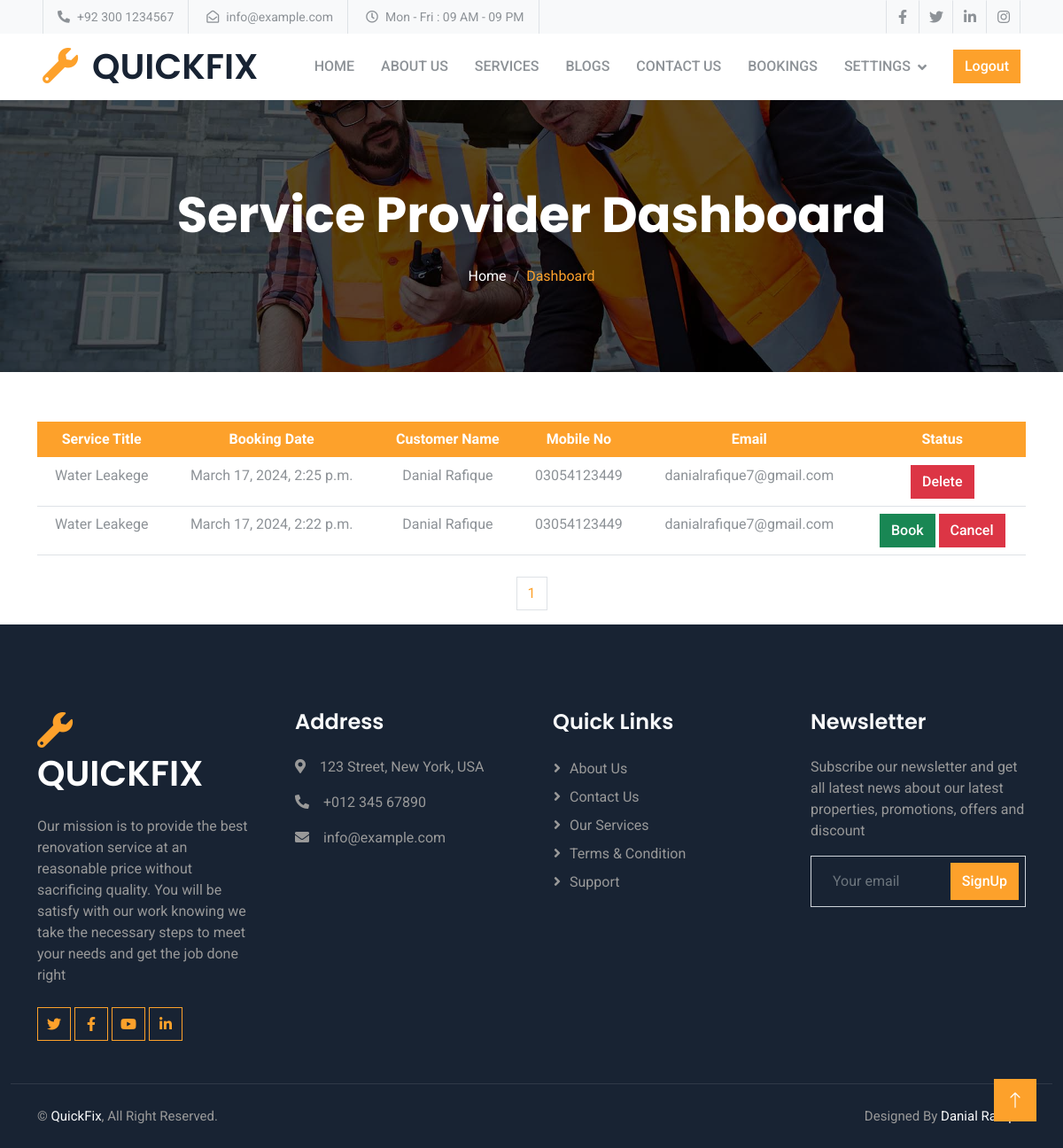
Page /vendor-dashboard/ (signed in) on the earlier database version.
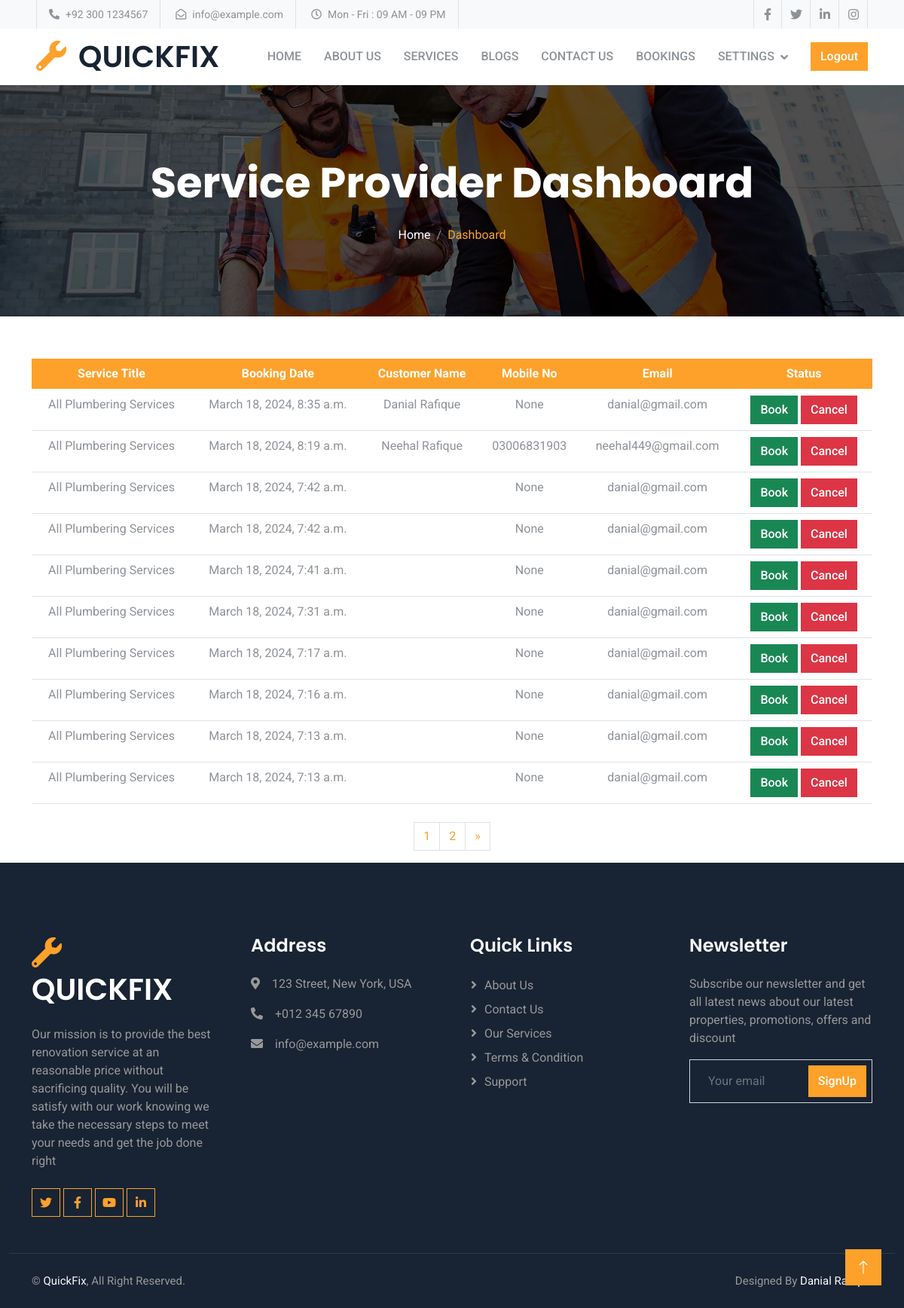
Same page on the later database version.
### vendor/models.py (models this page shows, shortened)
class Booking(models.Model):
    STATUS_CHOICES = [
        ('Pending', 'Pending'),
        ('Booked', 'Booked'),
        ('Cancelled', 'Cancelled'),
    ]
    service = models.ForeignKey(Service, on_delete=models.CASCADE)
    user = models.ForeignKey(User, on_delete=models.CASCADE)
    booking_date = models.DateTimeField(default=timezone.now)
    mobile_no = models.CharField(max_length=11, null=True, blank=True)
    email = models.EmailField(null=True)
    first_name = models.CharField(max_length=30, null=True, blank=True)
    last_name = models.CharField(max_length=30, null=True, blank=True)
    username = models.CharField(max_length=30, null=True, blank=True)
    status = models.CharField(max_length=20, choices=STATUS_CHOICES, default='Pending')

class Service(models.Model):
    user = models.ForeignKey(User,on_delete=models.CASCADE,blank=True ,null=True)
    service_title = models.CharField(max_length=50,null=True, blank=True)
    service_image = models.ImageField(upload_to='service_images/')
    categories=models.ForeignKey(Service_Category ,on_delete=models.CASCADE , blank=True ,null=True, related_name='services')
    description = HTMLField(null=True, blank=True)

### vendor/views.py (the view)
# urls.py: path("vendor-dashboard/", vendor_dashboard_view, name="vendor_dashboard"),
@login_required
def vendor_dashboard_view(request):
    vendor_services = Service.objects.filter(user=request.user)
    bookings = Booking.objects.filter(service__in=vendor_services).order_by('-id')
    paginator = Paginator(bookings , 10)
    page_number = request.GET.get('page')
    bookingfinal = paginator.get_page(page_number)
    totalpage = bookingfinal.paginator.num_pages
    context = {
        'bookings': bookingfinal,
        'totalpagelist' : [n+1 for n in range(totalpage)]
    }
    return render(request, 'vendor/vendor_dashboard.html', context)

### vendor/templates/vendor/vendor_dashboard.html (shortened to what this page needs)
{% extends "base.html" %}
{% load static %}
{% block content %}
    <div class="container-fluid page-header py-5 mb-5 wow fadeIn" data-wow-delay="0.1s">
      <div class="container text-center py-5">
          <h1 class="display-4 text-white animated slideInDown mb-4">Service Provider Dashboard</h1>
          <nav aria-label="breadcrumb animated slideInDown">
              <ol class="breadcrumb justify-content-center mb-0">
                  <li class="breadcrumb-item"><a class="text-white" href="{% url "customer:home" %}">Home</a></li>
                  <li class="breadcrumb-item text-primary active" aria-current="page">Dashboard</li>
              </ol>
          </nav>
      </div>
  </div>
<div class="container py-2 wow fadeIn" data-wow-delay="0.3s">
  <div class="table-responsive-md">
    <table class="table text-center">
      <thead class="bg-primary text-white">
        <tr>
          <th scope="col">Service Title</th>
          <th scope="col">Booking Date</th>
          <th scope="col">Customer Name</th>
          <th scope="col">Mobile No</th>
          <th scope="col">Email</th>
          <th scope="col">Status</th>
        </tr>
      </thead>
      <tbody>
        {% for booking in bookings %}
          <tr>
            <td>{{ booking.service.service_title }}</td>
            <td>{{ booking.booking_date }}</td>
            <td>{{ booking.first_name }} {{ booking.last_name }}</td>
            <td>{{ booking.mobile_no }}</td>
            <td>{{ booking.email }}</td>
            <td>
            {% if booking.status == "Booked" %}
            <a href="{% url 'vendor:approve_booking' booking.id 'Booked' %}" class="btn btn-success disabled">Book</a>
            <a href="{% url 'vendor:approve_booking' booking.id 'Cancelled' %}" class="btn btn-danger">Cancel</a>
            {% elif booking.status == "Cancelled" %}
            <a href="{% url 'vendor:delete_booking' booking.id%}" class="btn btn-danger">Delete</a>
            {% else %}
            <a href="{% url 'vendor:approve_booking' booking.id 'Booked' %}" class="btn btn-success">Book</a>
            <a href="{% url 'vendor:approve_booking' booking.id 'Cancelled' %}" class="btn btn-danger">Cancel</a>
            {% endif %}
            </td>
          </tr>
        {% empty %}
          <tr>
            <td colspan="5">No bookings found.</td>
          </tr>
        {% endfor %}
      </tbody>
    </table>
  </div>
</div>
    <div class="container-fluid wow fadeIn" data-wow-delay="0.2s">
      <nav aria-label="Page navigation example wow fadeIn" data-wow-delay="0.1s">
       <ul class="pagination justify-content-center">
           {% for n in totalpagelist %}
           <li class="page-item"><a class="page-link" href="/vendor-dashboard/?page={{n}}">{{n}}</a></li>
           {% endfor %}
         {% if bookings.has_next %}
         <li class="page-item">
           <a class="page-link" href="/vendor-dashboard/?page={{bookings.next_page_number}}" aria-label="Next">
             <span aria-hidden="true">&raquo;</span>
           </a>
         </li>
       {% endif %}
       </ul>
      </nav>
   </div>
{% endblock content %}

Differences in the rows shown:
removed Booking: service.service_title "Water Leakege", booking_date "March 17, 2024, 2:25 p.m.", first_name "Danial", last_name "Rafique", mobile_no "03054123449", email "danialrafique7@gmail.com", status "Delete"
no longer on this page (row unchanged): Booking: service.service_title "Water Leakege", booking_date "March 17, 2024, 2:22 p.m.", first_name "Danial", last_name "Rafique", mobile_no "03054123449", email "danialrafique7@gmail.com", status "Book"
added Booking: service.service_title "All Plumbering Services", booking_date "March 18, 2024, 8:35 a.m.", first_name "Danial", last_name "Rafique", mobile_no "None", email "danial@gmail.com", status "Book"
added Booking: service.service_title "All Plumbering Services", booking_date "March 18, 2024, 8:19 a.m.", first_name "Neehal", last_name "Rafique", mobile_no "03006831903", email "neehal449@gmail.com", status "Book"
added Booking: service.service_title "All Plumbering Services", booking_date "March 18, 2024, 7:42 a.m.", mobile_no "None", email "danial@gmail.com", status "Book"
added Booking: service.service_title "All Plumbering Services", booking_date "March 18, 2024, 7:42 a.m.", mobile_no "None", email "danial@gmail.com", status "Book"
added Booking: service.service_title "All Plumbering Services", booking_date "March 18, 2024, 7:41 a.m.", mobile_no "None", email "danial@gmail.com", status "Book"
added Booking: service.service_title "All Plumbering Services", booking_date "March 18, 2024, 7:31 a.m.", mobile_no "None", email "danial@gmail.com", status "Book"
added Booking: service.service_title "All Plumbering Services", booking_date "March 18, 2024, 7:17 a.m.", mobile_no "None", email "danial@gmail.com", status "Book"
added Booking: service.service_title "All Plumbering Services", booking_date "March 18, 2024, 7:16 a.m.", mobile_no "None", email "danial@gmail.com", status "Book"
added Booking: service.service_title "All Plumbering Services", booking_date "March 18, 2024, 7:13 a.m.", mobile_no "None", email "danial@gmail.com", status "Book"
added Booking: service.service_title "All Plumbering Services", booking_date "March 18, 2024, 7:13 a.m.", mobile_no "None", email "danial@gmail.com", status "Book"
Other differences:
new list line: "2"
